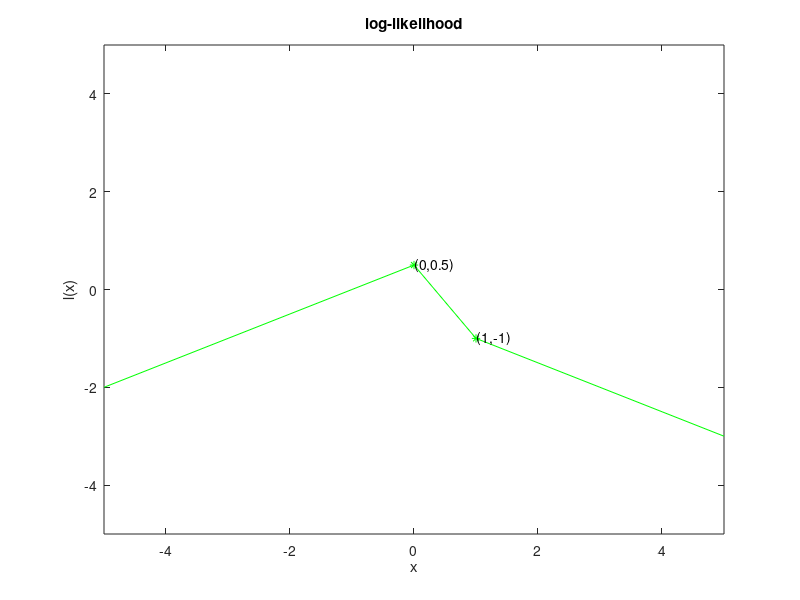

Here is the MATLAB script that generated this plot:
x = -5:5;
y = log(exp(-abs(x-0)/1))-log(exp(-abs(x-1)/2));

plot(x,y,'g',0,0.5,'g*',1,-1,'g*')
text(0,0.5,'(0,0.5)')
text(1,-1,'(1,-1)')
title('log-likelihood')
xlabel('x')
ylabel('l(x)')
xlim([-5 5])
ylim([-5 5])
